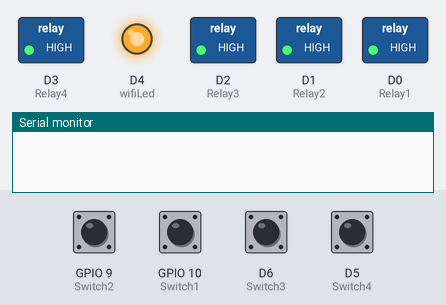
Bench run of a sketch on a simulated ESP8266 (NodeMCU). Shown: switched loads named in the sketch (green lamp = pin HIGH), output pins drawn as LEDs (lit = HIGH), the last lines printed to the serial monitor. The inputs (shaded band) are chosen by the test bench; at power-on: D5 (Switch4), D6 (Switch3), GPIO 9 (Switch2), GPIO 10 (Switch1) HIGH. WiFi joins after 1.5 s; servers stay silent unless stated; the Firebase database answers and starts empty.

Above: at 1.3 s.
1.4 s: GPIO 9 (Switch2) pulled LOW for 0.15 s
At 3.3 s:
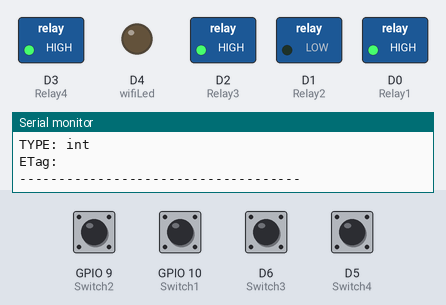
3.7 s: GPIO 10 (Switch1) pulled LOW for 1 s
At 4.5 s:
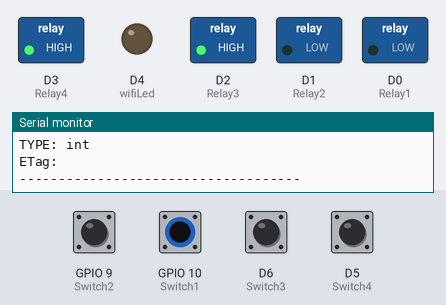
6.2 s: D6 (Switch3) pulled LOW for 0.15 s
At 6.9 s:
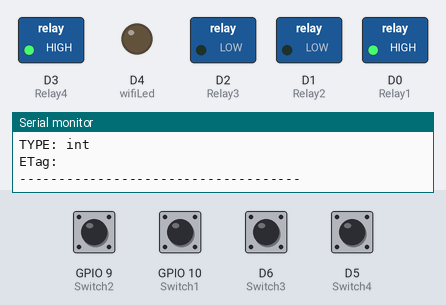
8.0 s: D5 (Switch4) pulled LOW for 0.15 s
At 8.7 s:
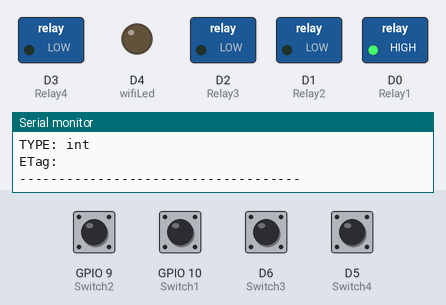
9.6 s: GPIO 10 (Switch1) pulled LOW for 0.15 s
At 10.4 s:
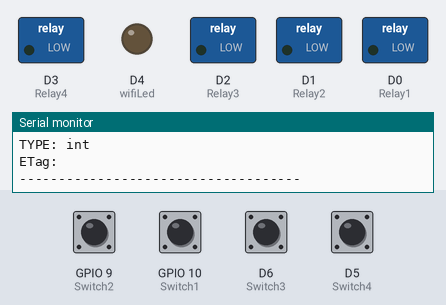
11.3 s: GPIO 9 (Switch2) pulled LOW for 1 s
At 12.1 s:
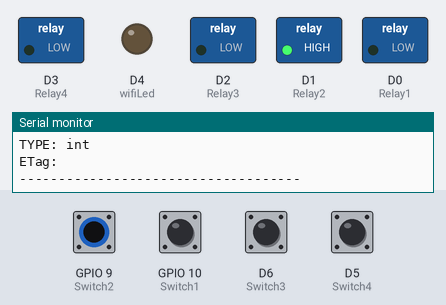
Timing chart, 0 to 14.3 s (numbered marks = the images above; inputs shaded):
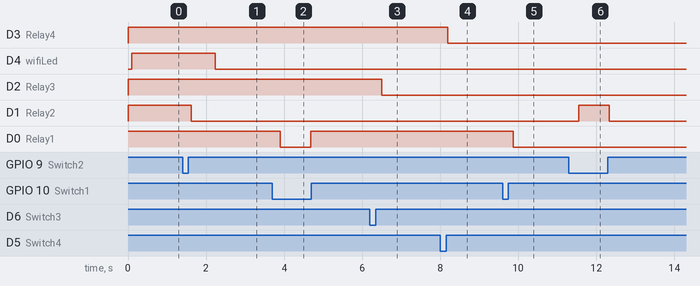

Measured:
- after the input at 1.4 s, D4 (wifiLed): HIGH → LOW after 0.83 s instead of 0.20 s; D1 (Relay2): HIGH → LOW after 0.22 s
- after the input at 3.7 s, D0 (Relay1): HIGH → LOW after 0.20 s, → HIGH 0.78 s later
- after the input at 6.2 s, D2 (Relay3): HIGH → LOW after 0.31 s
- after the input at 8.0 s, D3 (Relay4): HIGH → LOW after 0.19 s
- after the input at 9.6 s, D0 (Relay1): HIGH → LOW after 0.27 s
- after the input at 11.3 s, D1 (Relay2): LOW → HIGH after 0.25 s, → LOW 0.78 s later

The sketch:

IOT_Manual_Control_4Load_Firebase.ino
```cpp
/*
 https://arduino.esp8266.com/stable/package_esp8266com_index.json
 */

#include <ESP8266WiFi.h>
#include <FirebaseESP8266.h>

#define ssid "M.Ansar"  //WiFi SSID
#define password "78612345"  //WiFi Password
#define FIREBASE_HOST "------------" //Your Firebase Project URL goes here without "http:" , "\" and "/"
#define FIREBASE_AUTH "----------------" //Your Firebase Auth Token

FirebaseData firebaseData;

// define the GPIO connected with Relays and switches
#define Relay1  D0 //GPIO 16
#define Relay2  D1 //GPIO 5
#define Relay3  D2 //GPIO 4
#define Relay4  D3 //GPIO 0

#define Switch1 10 //SD3
#define Switch2 9  //SD2
#define Switch3 12 //D5
#define Switch4 14 //D6

#define wifiLed D4 //GPIO 2

int load1=1, load2=1, load3=1, load4=1, Power;

void setup() {
Serial.begin(9600);

pinMode(Relay1, OUTPUT); digitalWrite(Relay1, HIGH);
pinMode(Relay2, OUTPUT); digitalWrite(Relay2, HIGH);
pinMode(Relay3, OUTPUT); digitalWrite(Relay3, HIGH);
pinMode(Relay4, OUTPUT); digitalWrite(Relay4, HIGH);

pinMode(wifiLed, OUTPUT);

pinMode(Switch1, INPUT_PULLUP);
pinMode(Switch2, INPUT_PULLUP);
pinMode(Switch3, INPUT_PULLUP);
pinMode(Switch4, INPUT_PULLUP);

WiFi.begin (ssid, password);
Firebase.begin(FIREBASE_HOST,FIREBASE_AUTH);
delay(100);
}

void loop() {

if (WiFi.status() != WL_CONNECTED){
    //Serial.println("WiFi Not Connected");
    digitalWrite(wifiLed, HIGH); //Turn off WiFi LED
  }
  else{
    //Serial.println("WiFi Connected");
    digitalWrite(wifiLed, LOW); //Turn on WiFi LED
}

Switch_Read();
if(Firebase.get(firebaseData,"/P1")) {
 if (firebaseData.dataType() == "string") {
 Power = firebaseData.stringData().toInt();
 }
}
Relays();

Switch_Read();
if(Firebase.get(firebaseData,"/L1")) {
 if (firebaseData.dataType() == "string") {
 load1 = firebaseData.stringData().toInt();
 }
}
Relays();

Switch_Read();
if(Firebase.get(firebaseData,"/L2")) {
 if (firebaseData.dataType() == "string") {
 load2 = firebaseData.stringData().toInt();
 }
}
Relays();

Switch_Read();
if(Firebase.get(firebaseData,"/L3")) {
 if (firebaseData.dataType() == "string") {
 load3 = firebaseData.stringData().toInt();
 }
}
Relays();

Switch_Read();
if(Firebase.get(firebaseData,"/L4")) {
 if (firebaseData.dataType() == "string") {
 load4 = firebaseData.stringData().toInt();
  }
 }
Relays();

}


void Switch_Read(){

     if(digitalRead(Switch1) == LOW){Power=0;
     update_power_status();
      load1 = !load1;
      Relays();
if(Firebase.setString(firebaseData, "/L1", String(load1))){
    Serial.println("PASSED");
    Serial.println("PATH: " + firebaseData.dataPath());
    Serial.println("TYPE: " + firebaseData.dataType());
    Serial.println("ETag: " + firebaseData.ETag());
    Serial.println("------------------------------------");
    Serial.println();
  }else{
    Serial.println("FAILED");
    Serial.println("REASON: " + firebaseData.errorReason());
    Serial.println("------------------------------------");
    Serial.println();
  }
      delay(300);
  }
else if(digitalRead(Switch2) == LOW){Power=0;
      update_power_status();
      load2 = !load2;
      Relays();
if(Firebase.setString(firebaseData, "/L2", String(load2))){
    Serial.println("PASSED");
    Serial.println("PATH: " + firebaseData.dataPath());
    Serial.println("TYPE: " + firebaseData.dataType());
    Serial.println("ETag: " + firebaseData.ETag());
    Serial.println("------------------------------------");
    Serial.println();
  }else{
    Serial.println("FAILED");
    Serial.println("REASON: " + firebaseData.errorReason());
    Serial.println("------------------------------------");
    Serial.println();
  }
 delay(300);
}

else if(digitalRead(Switch3) == LOW){Power=0;
      update_power_status();
      load3 = !load3;
      Relays();
if(Firebase.setString(firebaseData, "/L3", String(load3))){
    Serial.println("PASSED");
    Serial.println("PATH: " + firebaseData.dataPath());
    Serial.println("TYPE: " + firebaseData.dataType());
    Serial.println("ETag: " + firebaseData.ETag());
    Serial.println("------------------------------------");
    Serial.println();
  }
  else{
    Serial.println("FAILED");
    Serial.println("REASON: " + firebaseData.errorReason());
    Serial.println("------------------------------------");
    Serial.println();
  }
  delay(300);
 }

else if(digitalRead(Switch4) == LOW){Power=0;
      update_power_status();
      load4 = !load4;
      Relays();
if(Firebase.setString(firebaseData, "/L4", String(load4))){
    Serial.println("PASSED");
    Serial.println("PATH: " + firebaseData.dataPath());
    Serial.println("TYPE: " + firebaseData.dataType());
    Serial.println("ETag: " + firebaseData.ETag());
    Serial.println("------------------------------------");
    Serial.println();
 }else{
    Serial.println("FAILED");
    Serial.println("REASON: " + firebaseData.errorReason());
    Serial.println("------------------------------------");
    Serial.println();
  }
delay(300);
 }
}


void update_power_status(){
if(Firebase.setString(firebaseData, "/P1", String(Power))){
    Serial.println("PASSED");
    Serial.println("PATH: " + firebaseData.dataPath());
    Serial.println("TYPE: " + firebaseData.dataType());
    Serial.println("ETag: " + firebaseData.ETag());
    Serial.println("------------------------------------");
    Serial.println();
}else{
    Serial.println("FAILED");
    Serial.println("REASON: " + firebaseData.errorReason());
    Serial.println("------------------------------------");
    Serial.println();
}
}

void Relays(){
if(Power==0){
digitalWrite(Relay1, load1);
digitalWrite(Relay2, load2);
digitalWrite(Relay3, load3);
digitalWrite(Relay4, load4);
}else{
digitalWrite(Relay1, HIGH);
digitalWrite(Relay2, HIGH);
digitalWrite(Relay3, HIGH);
digitalWrite(Relay4, HIGH);
 }
}
```
